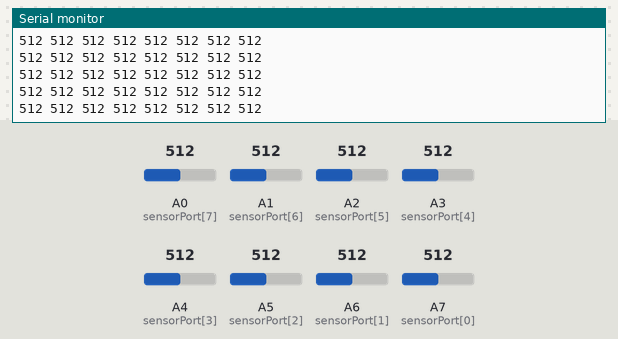
Bench run of a sketch on a simulated Arduino Nano, built with avr-gcc and run on an emulated ATmega328P. On the bench: the last lines printed to the serial monitor. Inputs (shaded band) come from the test bench; at power-on: A0 (sensorPort[7]) = 512, A1 (sensorPort[6]) = 512, A2 (sensorPort[5]) = 512, A3 (sensorPort[4]) = 512, A4 (sensorPort[3]) = 512, A5 (sensorPort[2]) = 512, A6 (sensorPort[1]) = 512, A7 (sensorPort[0]) = 512.

Above: at 1.2 s.
1.3 s: A0 (sensorPort[7]) set to 107
At 2.0 s:
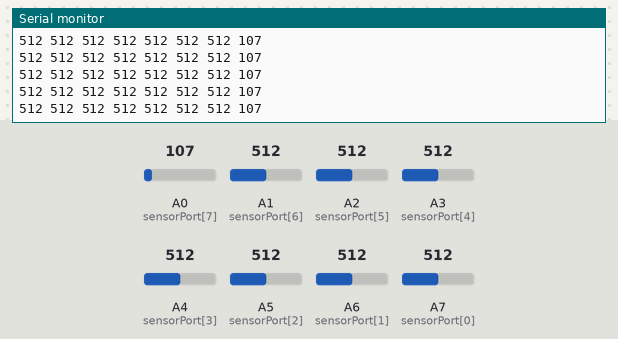
4.3 s: A0 (sensorPort[7]) set to 89
At 5.3 s:
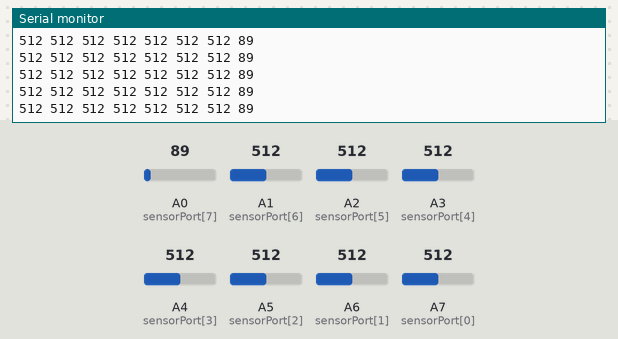
5.8 s: A1 (sensorPort[6]) set to 107
At 6.8 s:
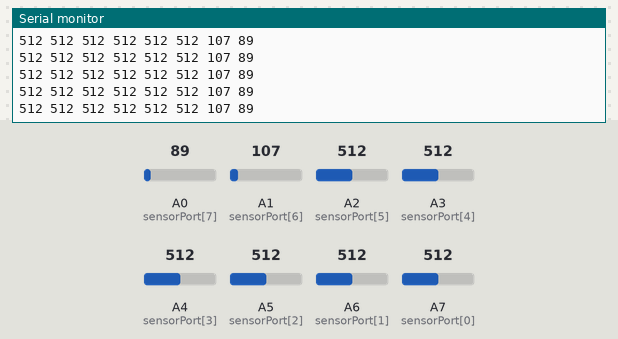
7.3 s: A1 (sensorPort[6]) set to 90
At 7.9 s:
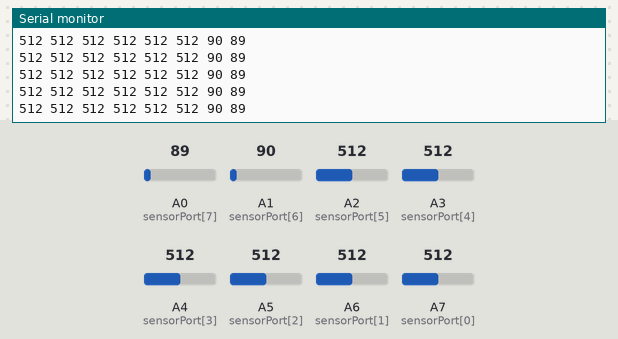
8.8 s: A2 (sensorPort[5]) set to 107
At 9.9 s:
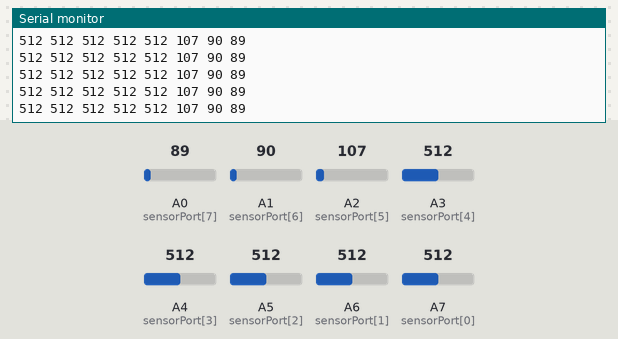
11.8 s: A2 (sensorPort[5]) set to 91
At 12.5 s:
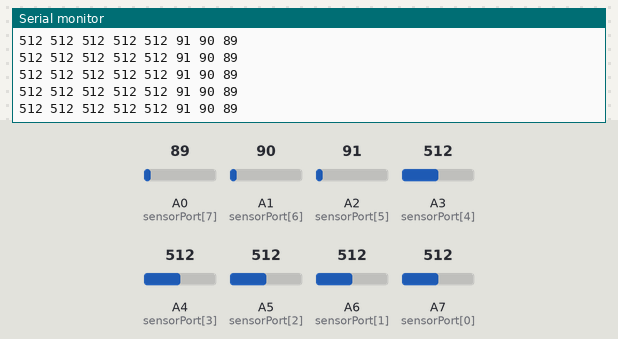
Timing chart, 0 to 14.3 s (numbered marks = the images above; inputs shaded):
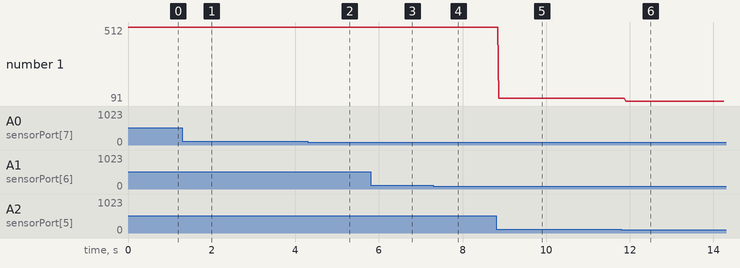

Measured:
- after the input at 1.3 s, the serial monitor: prints a new line after 0.08 s (image 1)
- after the input at 4.3 s, the serial monitor: prints a new line after 0.09 s (image 2)
- after the input at 5.8 s, the serial monitor: prints a new line after 0.10 s (image 3)
- after the input at 7.3 s, the serial monitor: prints a new line after 0.07 s (image 4)
- after the input at 8.8 s, the serial monitor: prints a new line after 0.07 s (image 5)
- after the input at 11.8 s, the serial monitor: prints a new line after 0.10 s (image 6)
- plotted number 1: 107 → 91 after the input at 11.8 s

The sketch:

testeSensoresLinha.ino
```cpp
const int quantityOfSensors = 8;
const int sensorPort[quantityOfSensors] = {A7, A6, A5, A4, A3, A2, A1, A0};
bool withNames = 0;
int sensorValue[quantityOfSensors];


void setup() {
  Serial.begin(9600);
}


void loop(){
  for (int i = 0; i < quantityOfSensors; i++) {
    sensorValue[i] = analogRead(sensorPort[i]);
  }

  if (withNames == 1) {
    for (int j = 0; j < quantityOfSensors; j++) {
      Serial.print(" Sensor ");
      Serial.print(j);
      Serial.print(": ");
      Serial.print(sensorValue[j]);

      if (j == 7)
        Serial.println("");
    }

  } else {

    for (int j = 0; j < quantityOfSensors; j++) {
      Serial.print(sensorValue[j]);
      Serial.print(" ");

      if (j == 7)
        Serial.println("");
    }
  }
}
```
